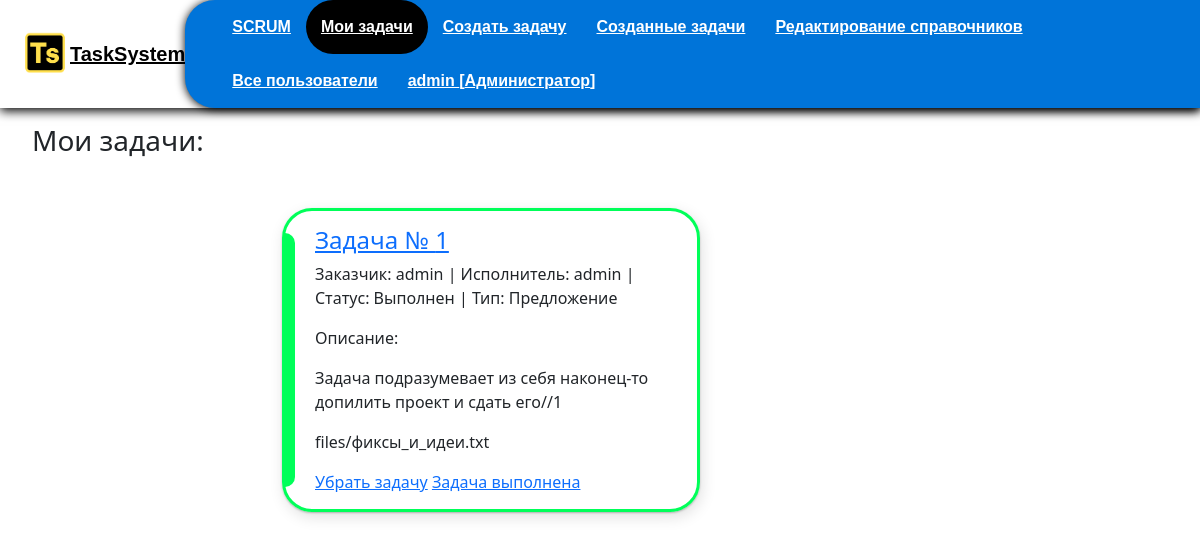
Screenshot of /tasks/ (signed in) with the database file from the repository.
### authapp/models.py (models this page shows, shortened)
class CustomUser(AbstractUser):
    LastAuthDate = models.DateTimeField(auto_now=True)
    is_active = models.BooleanField(verbose_name="Пользователь активирован", default=False)

class Right(models.Model):
    user_id = models.ForeignKey(CustomUser, on_delete=models.CASCADE, verbose_name="Пользователь")
    usertype_id = models.ForeignKey(Type, on_delete=models.CASCADE, verbose_name="Тип пользователя", null=True)

class Type(models.Model):
    name = models.CharField("Название", blank=True, max_length=40)

### mytasks/models.py (models this page shows, shortened)
class MyTask(models.Model):
    user = models.ForeignKey(get_user_model(), on_delete=models.CASCADE, related_name='mytask', verbose_name="Пользователь")
    task = models.ForeignKey(Task, on_delete=models.CASCADE, verbose_name="Задача")
    add_time = models.DateTimeField(auto_now_add=True)

### mainapp/models.py (models this page shows, shortened)
class Task(models.Model):
    author = models.ForeignKey(get_user_model(), on_delete=models.CASCADE, verbose_name="Автор", default=get_user_model(), related_name='authors', blank=True)
    executor = models.ForeignKey(CustomUser, on_delete=models.CASCADE, verbose_name="Исполнитель", default=None, related_name='executors', blank=True, null=True)
    title = models.CharField("Заголовок", max_length=100, default=None)
    description = models.TextField("Описание", max_length=250, default="")
    files = models.FileField(upload_to="files/", verbose_name="Файлы", blank=True, default=None)
    tasktype = models.ForeignKey(TaskType, on_delete=models.DO_NOTHING, verbose_name="Тип заявки", default=None)
    status = models.ForeignKey(Status, on_delete=models.DO_NOTHING, verbose_name="Статус", default="В ожидании")
    created = models.DateTimeField(auto_now_add=True, auto_now=False)
    updated = models.DateTimeField(auto_now_add=False, auto_now=True)

### edit_directory/models.py (models this page shows)
class Status(models.Model):
    COLOR_CHOICES = [
        ("GR", "Зеленый"),
        ("RD", "Красный"),
        ("YE", "Желтый"),
        ("DR", "Серый")
    ]
    COLOR_PALETTE = [
        ("#FFFFFF", "white", ),
        ("#000000", "black", ),
    ]
    name = models.CharField(verbose_name="Название статуса", max_length=50, default=None)
    comment_is_active = models.BooleanField(verbose_name="Возможность комментировать", default=False)
    color_status = models.CharField(verbose_name="Цвет статуса", max_length=7, default= "#000000")
    image_status = models.ImageField(verbose_name="Иконка статуса", upload_to='image_status/', default=None, blank=True)
    next_status = models.ManyToManyField('self', blank=True)
    def __str__(self):
        return self.name

class TaskType(models.Model):
    name = models.CharField(max_length=30, verbose_name="Тип заявки")
    def __str__(self):
        return f"{self.name}"

### mytasks/views.py (the view)
# urls.py: path("", edit_directory.view, name='directory_view'),
@login_required
def view(request):
    try:
        right = Right.objects.get(user_id=request.user)
    except:
        right = None
    return render(request, 'mytasks/base.html', context={
        'title':"Мои задачи",
        'mytasks': MyTask.objects.filter(user=request.user),
        "right":right,
        "comments": Comment.objects.all()
    })

### mainapp/templates/mytasks/base.html
{% load static %}
{% include 'mainapp/includes/menu_inc.html' %}
<div class='page_style'>
<h3>Мои задачи:</h3>
{% include 'mytasks/includes/mytasks_inc.html' %}
</div>
</body>
</html>

### mainapp/templates/mainapp/includes/menu_inc.html (shortened to what this page needs)
{% load static %}
<!DOCTYPE html>
<html lang="en">
<head>
  <link rel="stylesheet" type="text/css" href="{% static 'css/task.css' %}">
  <link rel="stylesheet" type="text/css" href="{% static 'css/style.css' %}">
  <link rel="stylesheet" type="text/css" href="{% static 'css/scrum.css' %}">
  <link rel="stylesheet" type="text/css" href="{% static 'css/menu.css' %}">
  <link href="{% static 'colorfield/css/colorpicker.css' %}" rel="stylesheet">
  <link href="{% static 'css/colorfield.css' %}" rel="stylesheet">
  <link rel="stylesheet" type="text/css" href="{% static 'colorfield/css/color-picker.css' %}">
  <link href="https://cdn.jsdelivr.net/npm/bootstrap@5.2.0-beta1/dist/css/bootstrap.min.css" rel="stylesheet">
    <link rel="stylesheet" href="https://cdn.jsdelivr.net/npm/picnic">
</head>
<body>
  <header class='header'>
    <div class='block-logo'>
      <a href='{% url "main" %}' class="logo"><img src="{% static 'images/TSlogo.png' %}" width="50" height="50"></a>
      <p class='logo-text'><a href='{% url "main" %}' class='logo-text'>TaskSystem</a></p>
    </div>
    <nav class='menu-items'>
      <ul class='menu-item'>
        <li><a href="{% url 'main' %}" class="{% if request.resolver_match.url_name == 'main' %} active_url {% endif %}">SCRUM</a></li>
        <li><a href="{% url 'mytasks:task_view' %}" class="{% if request.resolver_match.url_name == 'task_view' %} active_url  {% endif %}">Мои задачи</a></li>
        {% if right.usertype_id.name == "Руководитель" or right.usertype_id.name == "Администратор" %}
        <li><a href="{% url 'create' %}" class="{% if request.resolver_match.url_name == 'create' %} active_url{% endif %}">Создать задачу</a></li>
        <li><a href="{% url 'creation_tasks' %}" class="{% if request.resolver_match.url_name == 'creation_tasks' %} active_url {% endif %}">Созданные задачи</a></li>
        {% endif %}
        {% if request.user.is_superuser %}
        <li><a href="{% url 'edit_directory:directory_view' %} " class="{% if request.resolver_match.url_name == 'directory_view' %} active_url {% endif %}">Редактирование справочников</a></li>
        <li><a href="{% url 'all_users' %}" class="{% if request.resolver_match.url_name == 'all_users' %} active_url {% endif %}">Все пользователи</a></li>
        {% endif %}
        <li><a href="#" class="{% if request.resolver_match.url_name == 'account' %} active_url {% endif %}">{{ user.username }} {% if right.usertype_id.name %}[{{right.usertype_id.name}}]{% else %} [Не определен] {% endif %}</a>
      </li>
      </ul>
    </nav>
  </header>

### mainapp/templates/mytasks/includes/mytasks_inc.html
{% load static %}
{% for mytask in mytasks %}
<div class="task_container" style="--status-color: {{mytask.task.status.color_status}};">
  <a href={%url 'task' mytask.task.id %}><h4>Задача № {{mytask.task.id}}</h4></a>
  <p> Заказчик: {{mytask.task.author}} | Исполнитель: {{mytask.task.executor}} | Статус: {{ mytask.task.status }} | Тип: {{ mytask.task.tasktype }}</p>
  <p>Описание: </p>
  <p>{{mytask.task.description}}</p>
  <p>{{mytask.task.files}}</p>
  <a class="button" href="{% url 'mytasks:delete' mytask.id %}">Убрать задачу</a>
  <a class="button" href="{% url 'mytasks:complete' mytask.id %}">Задача выполнена</a>
</div>
{% endfor %}

### static/css/task.css (style rules this page uses)
.task_container { margin: 50px 500px 50px 250px; padding: 15px 30px; border-radius: 30px; border-width: 100px; border: 3px solid var(--status-color); box-shadow: 2px 5px 15px rgba(0, 0, 0, 0.12), 0 1px 2px rgba(0, 0, 0, 0.24); position: relative; }
.task_container::before { content: ""; display: block; position: absolute; padding-left: 10px; left: 0; top: 22px; width: 5px; height: 85%; background-color: var(--status-color); border-radius: 0 10px 10px 0; }

### static/css/style.css (style rules this page uses)
.page_style { margin-left: 2em; margin-top: 1em; padding-bottom: 2em; }

### static/css/menu.css (style rules this page uses)
* { margin: 0; padding: 0; box-sizing: border-box; list-style: none; text-decoration: none; }
.header { display: flex; justify-content: space-between; align-items: center; height: auto; box-shadow: 0 3px 10px #000; font-family: sans-serif; }
.block-logo { display: flex; justify-content: center; align-items: center; }
.block-logo { transition: .5s; padding-left: 20px; }
.logo-text { margin-bottom: 0; font-weight: 700; transition: .5s; font-size: 20px; font-weight: 900; color: #000; }
.logo { width: 50px; height: 50px; transition: .5s; font-size: 20px; font-weight: 900; color: #000; z-index: 0; }
.menu-items { position: initial !important; border-top-left-radius: 30px; border-bottom-left-radius: 30px; font-family: sans-serif; background-color: #0074d9; box-shadow: 0 1px 10px #000; }
header nav ul li { position: relative; float: left; }
header nav ul li a { padding: 15px; color: #fff; font-size: 16px; font-family: sans-serif; font-weight: 600; display: block; }
.active_url { border-radius: 50px; background-color: #000; color: #fff; }

### rows the page displays
CustomUser: username "admin"
Right: usertype_id.name "Администратор"
MyTask: task.id "1", task.author "admin", task.executor "admin", task.status "Выполнен", task.tasktype "Предложение", task.description "Задача подразумевает из себя наконец-то допилить проект и сдать его//1", task.files "files/фиксы_и_идеи.txt"
